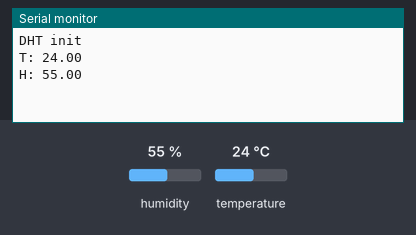
The sketch below on a simulated Arduino Uno, built with avr-gcc and run on an emulated ATmega328P. On the bench: the last lines printed to the serial monitor. The test bench sets the inputs (shaded band); at power-on: humidity 55 %, temperature 24 °C.

Above: at 3.9 s.
4.0 s: humidity set to 22 %
At 6.7 s:
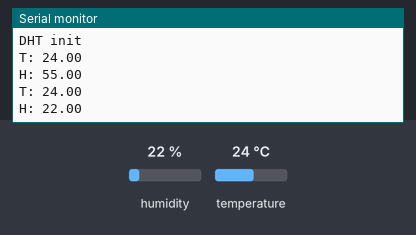
7.7 s: temperature set to 12 °C
At 10.1 s:
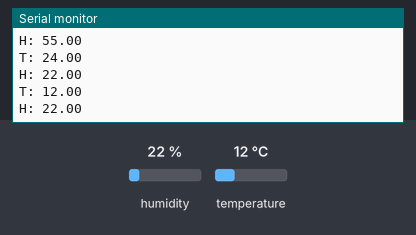
11.4 s: humidity set to 40 %
At 12.3 s:
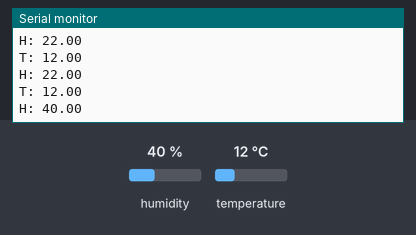
15.1 s: temperature set to 19 °C
At 18.0 s:
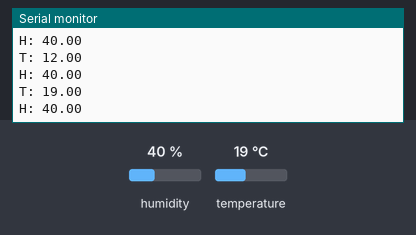
Timing chart, 0 to 19.5 s (numbered marks = the images above; inputs shaded):
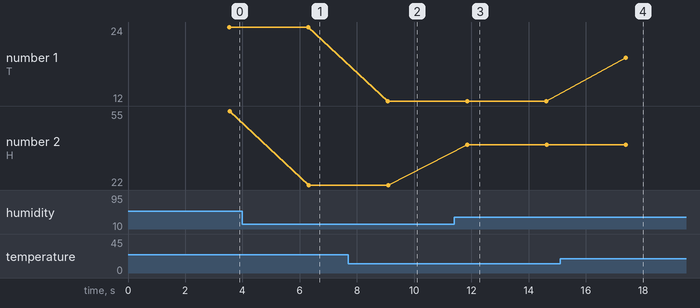

The sketch:

SensorBoard.ino
```cpp
#include <DallasTemperature.h>
#include <OneWire.h>
#include <DHT22.h>
#include <Wire.h>

#define ONE_WIRE_BUS 12
#define DHT22_PIN 2
DHT22 myDHT22(DHT22_PIN);
void readSensorData();

float lastSampleHumid;

float h = 0;
float t = 0;

OneWire oneWire(ONE_WIRE_BUS);
// Pass our oneWire reference to Dallas Temperature.
DallasTemperature sensors(&oneWire);


void setup() {
  Wire.begin(9);                // join i2c bus with address #9
  Wire.onRequest(requestEvent); // register event
  Serial.begin(9600);
  Serial.println("DHT init");

    sensors.begin();
  sensors.requestTemperatures();

  delay(2000);
}

void loop()
{
  readSensorData();
  delay(2000);
}

void readSensorData()
{
  DHT22_ERROR_t errorCode;
  errorCode = myDHT22.readData();
  sensors.requestTemperatures();
  switch (errorCode)
  {
    case DHT_ERROR_NONE:
      {
        float tempHum = myDHT22.getHumidity();
        t = sensors.getTempCByIndex(0);

        if (tempHum <= 55.1 || tempHum >= 55.3)
        {
          h = tempHum;
        }
        else
        {
          Serial.println("Humidity sensor error.");
        }
      }
      break;
    case DHT_ERROR_CHECKSUM:
      Serial.println("Checksum error.");
      break;
    case DHT_BUS_HUNG:
      Serial.println("BUS Hung ");
      break;
    case DHT_ERROR_NOT_PRESENT:
      Serial.println("Not Present ");
      break;
    case DHT_ERROR_ACK_TOO_LONG:
      Serial.println("ACK time out ");
      break;
    case DHT_ERROR_SYNC_TIMEOUT:
      Serial.println("Sync Timeout ");
      break;
    case DHT_ERROR_DATA_TIMEOUT:
      Serial.println("Data Timeout ");
      break;
    case DHT_ERROR_TOOQUICK:
      Serial.println("Polled to quick ");
      break;
  }
  Serial.print("T: ");
  Serial.println(t);
  Serial.print("H: ");
  Serial.println(h);
}

void requestEvent()
{
  char data[4];
  data[0] = (char)t;
  data[1] = (t - (char)t) * 10;
  data[2] = (char)h;
  data[3] = (h - (char)h) * 10;
  Wire.write(data);
}
```

Measured:
- after the input at 4.0 s, the serial monitor: prints a new line after 2.3 s (image 1)
- after the input at 7.7 s, the serial monitor: prints a new line after 1.4 s (image 2)
- after the input at 11.4 s, the serial monitor: prints a new line after 0.46 s (image 3)
- after the input at 15.1 s, the serial monitor: prints a new line after 2.3 s (image 4)
- plotted number 1: 24 → 12 after the input at 7.7 s, 12 → 19 after the input at 15.1 s
- plotted number 2: 55 → 22 after the input at 4.0 s, 22 → 40 after the input at 11.4 s
